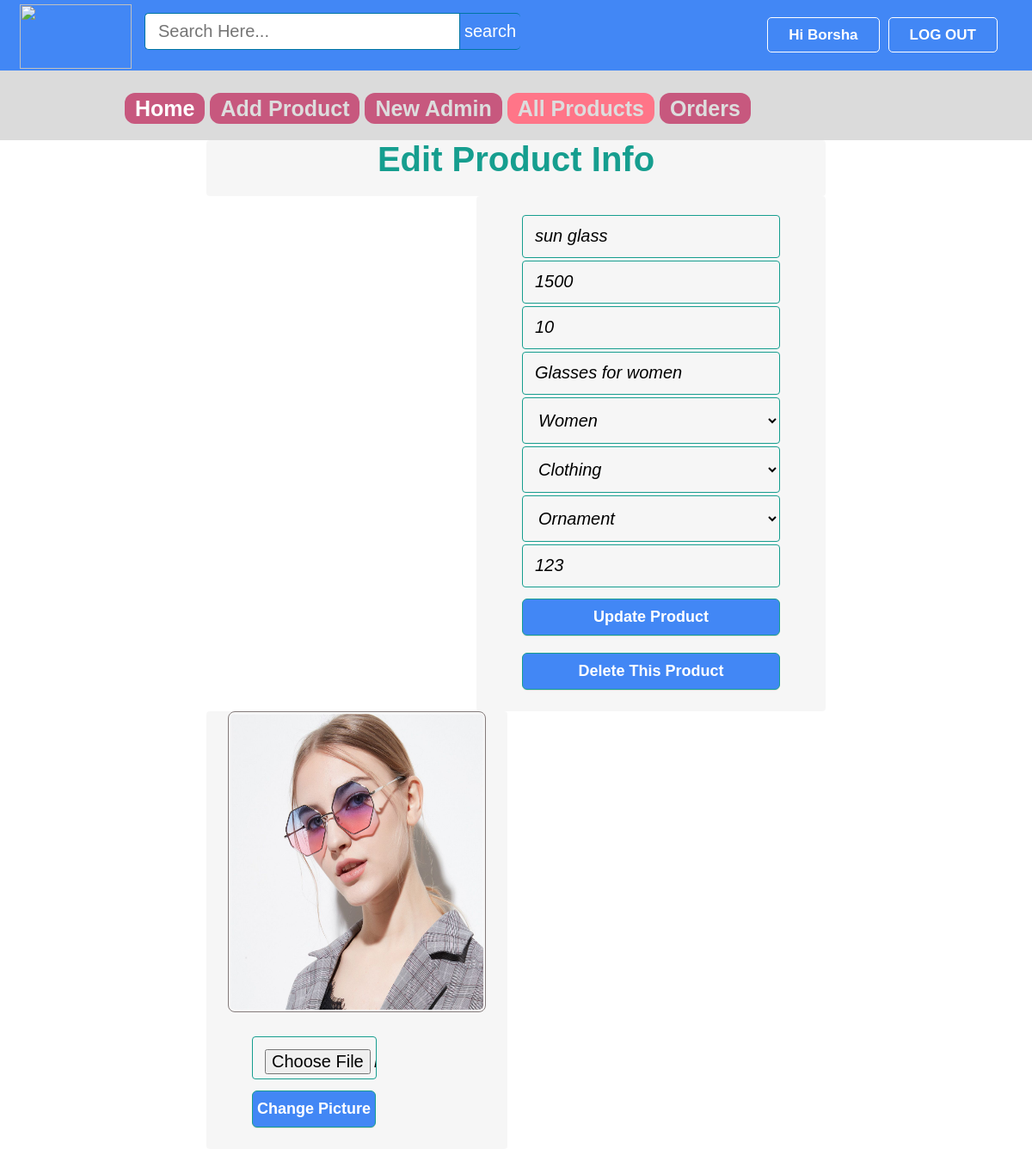
Page /admin/editproduct.php?epid=54 (signed in) on the committed database.
### tables this page shows
CREATE TABLE `products` (
  `id` int(11) NOT NULL,
  `pName` varchar(100) NOT NULL,
  `price` int(11) NOT NULL,
  `description` text NOT NULL,
  `available` int(11) NOT NULL,
  `category` varchar(100) NOT NULL,
  `type` varchar(100) NOT NULL,
  `item` varchar(100) NOT NULL,
  `pCode` varchar(20) NOT NULL,
  `picture` text NOT NULL
);

### admin/editproduct.php (the view, shortened to what this page needs)
<?php include ( "../inc/connect.inc.php" ); ?>
<?php
if (!isset($_SESSION['admin_login'])) {
	$user = "";
	header("location: login.php?ono=".$epid."");
}
else {
	if (isset($_REQUEST['epid'])) {
		$epid = mysqli_real_escape_string($conn, $_REQUEST['epid']);
	}else {
		header('location: index.php');
	}
	$user = $_SESSION['admin_login'];
	$result = mysqli_query($conn,"SELECT * FROM admin WHERE id='$user'");
	$get_user_email = mysqli_fetch_assoc($result);
		$uname_db = $get_user_email['firstName'];
}
$getposts = mysqli_query($conn, "SELECT * FROM products WHERE id ='$epid'") or die(mysql_error());
	if (mysqli_num_rows($getposts)) {
		$row = mysqli_fetch_assoc($getposts);
		$pName = $row['pName'];
		$price = $row['price'];
		$description = $row['description'];
		$picture = $row['picture'];
		$item = $row['item'];
		$itemu = ucwords($row['item']);
		$type = $row['type'];
		$typeu = ucwords($row['type']);
		$category = $row['category'];
		$categoryu = ucwords($row['category']);
		$code = $row['pCode'];
		$available =$row['available'];
	}
$search_value = "";
?>
<!DOCTYPE html>
<html>
<head>
	<link rel="stylesheet" type="text/css" href="../css/style.css">
</head>
<body style="background-image: url(../image/homebackgrndimg1.png);">
	<div class="homepageheader">
			<div class="signinButton loginButton">
				<div class="uiloginbutton signinButton loginButton" style="margin-right: 40px;">
					<?php
						if ($user!="") {
							echo '<a style="text-decoration: none;color: #fff;" href="logout.php">LOG OUT</a>';
						}
					 ?>
				</div>
				<div class="uiloginbutton signinButton loginButton">
					<?php
						if ($user!="") {
							echo '<a style="text-decoration: none;color: #fff;" href="login.php">Hi '.$uname_db.'</a>';
						}
						else {
							echo '<a style="text-decoration: none;color: #fff;" href="login.php">LOG IN</a>';
						}
					 ?>
				</div>
			</div>
			<div style="float: left; margin: 5px 0px 0px 23px;">
				<a href="index.php">
					<img style=" height: 75px; width: 130px;" src="../image/epasalogo.png">
				</a>
			</div>
			<div id="srcheader">
				<form id="newsearch" method="get" action="search.php">
				        <?php
				        	echo '<input type="text" class="srctextinput" name="keywords" size="21" maxlength="120"  placeholder="Search Here..." value="'.$search_value.'"><input type="submit" value="search" class="srcbutton" >';
				         ?>
				</form>
			</div>
		</div>
		<div class="categolis">
			<table>
				<tr>
					<th>
						<a href="index.php" style="text-decoration: none;color: #fff;padding: 4px 12px;background-color: #c7587e;border-radius: 12px;">Home</a>
					</th>
					<th><a href="addproduct.php" style="text-decoration: none;color: #ddd;padding: 4px 12px;background-color: #c7587e;border-radius: 12px;">Add Product</a></th>
					<th><a href="newadmin.php" style="text-decoration: none;color: #ddd;padding: 4px 12px;background-color: #c7587e;border-radius: 12px;">New Admin</a></th>
					<th><a href="allproducts.php" style="text-decoration: none;color: #ddd;padding: 4px 12px;background-color: #ff7588;border-radius: 12px;">All Products</a></th>
					<th><a href="orders.php" style="text-decoration: none;color: #ddd;padding: 4px 12px;background-color: #c7587e;border-radius: 12px;">Orders</a></th>
				</tr>
			</table>
		</div>
	<div class="holecontainer" style=" padding-top: 20px; padding: 0 20%">
		<div class="container signupform_content ">
			<div>
				<h2 style="padding-bottom: 20px;">Edit Product Info</h2>
				<div style="float: right;">
				<?php
					echo '
						<div class="">
						<div>
							<form action="" method="POST" class="registration">
								<div class="signup_form">
									<div>
										<td >
											<input name="pname" id="first_name" placeholder="Product Name" required="required" class="first_name signupbox" type="text" size="30" value="'.$pName.'" >
										</td>
									</div>
									<div>
										<td >
											<input name="price" id="last_name" placeholder="Price" required="required" class="last_name signupbox" type="text" size="30" value="'.$price.'" >
										</td>
									</div>
									<div>
										<td>
											<input name="available" placeholder="Available Quantity" required="required" class="email signupbox" type="text" size="30" value="'.$available.'">
										</td>
									</div>
									<div>
										<td >
											<input name="descri" id="first_name" placeholder="Description" required="required" class="first_name signupbox" type="text" size="30" value="'.$description.'" >
										</td>
									</div>
									<div>
										<td>
											<select name="category" required="required" style=" font-size: 20px;
										font-style: italic;margin-bottom: 3px;margin-top: 0px;padding: 14px;line-height: 25px;border-radius: 4px;border: 1px solid #169E8F;color: #000;margin-left: 0;width: 300px;background-color: transparent;" class="">
												<option selected value="'.$category.'">'.$categoryu.'</option>
											</select>
										</td>
									</div>
									<div>
										<select name="type" required="required" style=" font-size: 20px;
										font-style: italic;margin-bottom: 3px;margin-top: 0px;padding: 14px;line-height: 25px;border-radius: 4px;border: 1px solid #169E8F;color: #000;margin-left: 0;width: 300px;background-color: transparent;" class="">
											<option selected value="'.$type.'">'.$typeu.'</option>
											</select>
									</div>
									<div>
										<td>
											<select name="item" required="required" style=" font-size: 20px;
										font-style: italic;margin-bottom: 3px;margin-top: 0px;padding: 14px;line-height: 25px;border-radius: 4px;border: 1px solid #169E8F;color: #000;margin-left: 0;width: 300px;background-color: transparent;" class="">
												<option selected value="'.$item.'">'.$itemu.'</option>
											</select>
										</td>
									</div>
									<div>
										<td>
											<input name="code" id="password-1" required="required"  placeholder="Code" class="password signupbox " type="text" size="30" value="'.$code.'">
										</td>
									</div>
									<div>
										<input name="updatepro" class="uisignupbutton signupbutton" type="submit" value="Update Product">
									</div>
									<div>
										<input name="delprod" class="uisignupbutton signupbutton" type="submit" value="Delete This Product">
									</div>
									<div class="signup_error_msg">
									</div>
								</div>
							</form>
						</div>
					</div>
					';
				 ?>
				</div>
			</div>
		</div>
		<div style="float: left;">
			<div>
				<?php
					echo '
						<ul style="float: left;">
							<li style="float: left; padding: 0px 25px 25px 25px;">
								<div class="home-prodlist-img prodlist-img">';
								if (file_exists('../image/product/'.$item.'/'.$picture.'')){
									echo '<img src="../image/product/'.$item.'/'.$picture.'" class="home-prodlist-imgi">';
								}else {
									echo '
									<div class="home-prodlist-imgi" style="text-align: center; padding: 0 0 6px 0;">No Image Found!</div>';
								} echo '
								</div>
							</li>
							<li>
								<form action="" method="POST" class="registration" enctype="multipart/form-data">
										<div class="signup_form">
											<div>
												<td>
													<input name="profilepic" style="width: 115px;" class="password signupbox" type="file" value="Add Picture">
												</td>
											</div>
											<div>
												<input name="updatepic" style="width: 144px;" class="uisignupbutton signupbutton" type="submit" value="Change Picture">
											</div>
											<div class="signup_error_msg">';
				?>
			</div>
		</div>
	</div>
</body>
</html>

### css/style.css (style rules this page uses)
html, body, div, span, applet, object, iframe, h1, h2, h3, h4, h5, h6, p, blockquote, pre, a, abbr, acronym, address, big, cite, code, del, dfn, em, img, ins, kbd, q, s, samp, small, strike, strong, sub, sup, tt, var, b, u, i, center, dl, dt, dd, ol, ul, li, fieldset, form, label, legend, table, caption, tbody, tfoot, thead, tr, th, td, article, aside, canvas, details, embed, figure, figcaption, footer, header, hgroup, menu, nav, output, ruby, section, summary, time, mark, audio, video { margin: 0; padding: 0; border: 0; font: inherit; vertical-align: baseline; box-sizing: border-box; }
body { line-height: normal; }
ol, ul { list-style: none; }
table { border-collapse: collapse; border-spacing: 0; }
* { margin: 0px; padding: 0px; }
body, button, input, label, select, td, textarea { font-family: Arial, Helvetica, tahoma,verdana,arial,sans-serif; font-size: 12px; }
body { width: 100%; position: relative; background-color: #ffffff; min-width: 1080px; }
.homepageheader { position: fixed; height: 82px; width: 100%; min-width: 980px; margin: 0px; background-color: #4287f5; }
.loginButton .signinButton { color: red; background: ; border: 1px solid #FFFFFF; cursor: pointer; display: inline-block; font-weight: bold; line-height: 15px; padding: 12px 24px; border-radius: 5px; text-align: center; text-decoration: none; float: right; margin: 20px 0px 0px 10px; font-size: 17px; }
#newsearch { float:left; padding:15px; }
.srctextinput { margin: 0px; padding: 9px 15px; font-family: Arial, Helvetica, sans-serif; font-size:20px; border:1px solid #0076a3; border-right:0px; border-top-left-radius: 5px 5px; border-bottom-left-radius: 5px 5px; width: 335px; }
.srcbutton { margin: 0; padding: 9px 5px; font-family: Arial, Helvetica, sans-serif; font-size:20px; outline: none; cursor: pointer; text-align: center; text-decoration: none; color: #ffffff; background-color: #4287f5; border: solid 1px #0076a3; border-right:0px; border-top-right-radius: 5px 5px; border-bottom-right-radius: 5px 5px; }
.signupform_content h2 { margin: 0px 0 0 0; padding: 0px 0px 20px 0px; font-size: 40px; color: #169E8F; font-weight: bold; text-align: center; border-radius: 4px; background: rgba(245, 245, 245, 0.9); }
.signup_form { padding: 22px 53px 0 53px; color: #FFF; border-radius: 4px; font-style: italic; background: rgba(245, 245, 245, 0.9); }
.signupbox { font-size: 20px; font-style: italic; margin-bottom: 3px; margin-top: 0px; padding: 14px; line-height: 25px; border-radius: 4px; border: 1px solid #169E8F; color: #000; margin-left: 0; width: 270px; height: 20px; background-color: transparent; }
.signupbutton { background-color: #4287f5; border: 2px solid ; border-radius: 6px; margin: 10px 0px; }
.uisignupbutton { color: #ffffff; cursor: pointer; display: inline-block; font-size: 18px; font-weight: bold; line-height: 13px; padding: 14px 0; width: 300px; text-align: center; text-decoration: none; border-width: 2px; border: 1px solid #169E8F; box-shadow: 0 1px 0 rgba(0, 0, 0, 0.1) }
.signup_error_msg { font-weight: bold; color: #A92A2A; padding: 0px 10px 15px 10px; text-align: center; font-size: 16px; }
.home-prodlist-imgi { height: 350px; width: 300px; padding: 2px; border: 1px solid #847b7b; border-radius: 8px; }
.categolis { line-height: 1.3; font-weight: bold; color: #fff; padding: 110px 20px 20px 145px; background-color: #dbdbdb; text-align: center; font-size: 25px; }
.categolis table tbody tr th { padding: 0px 6px 0px 0px; }

### rows in the picture
products: pname "sun glass", price "1500", available "10", descri "Glasses for women", category "Women", type "Clothing", item "Ornament", code "123", item+picture (picture)

### other values in the picture
$uname_db "Borsha"
